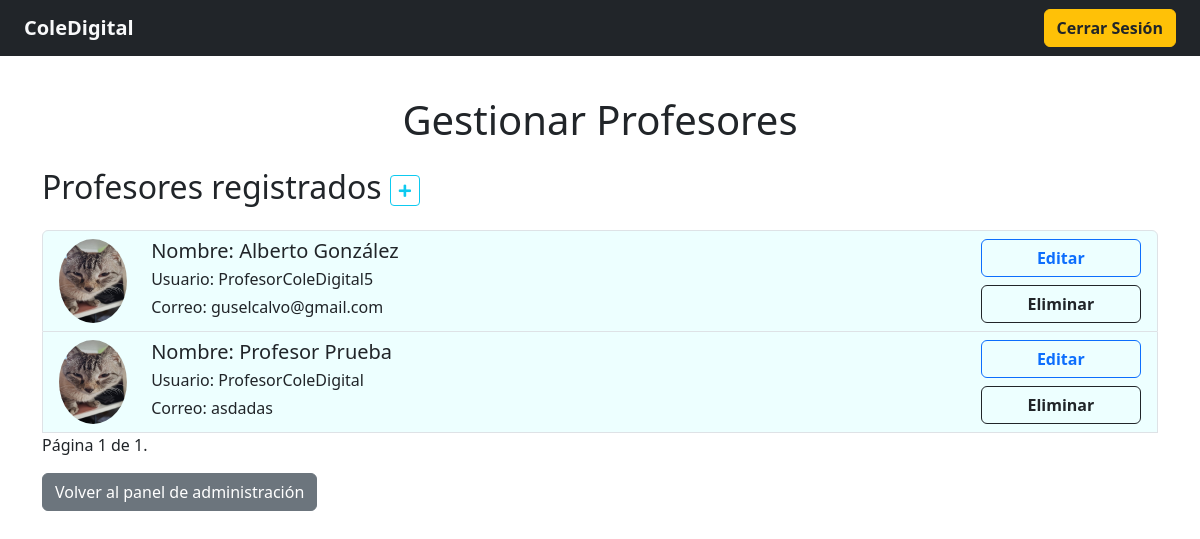
Screenshot of /gestionar_profesores/ (signed in) with the database file from the repository.
### LMS/models.py (models this page shows, shortened)
class Profesor(models.Model):
    user = models.OneToOneField(User, null=True, blank=True, on_delete=models.CASCADE)
    nombre = models.CharField(max_length=200, null=True)
    correo = models.CharField(max_length=200, null=True)

### LMS/decorators.py (the view)
    def wrapper_func(request, *args, **kwargs):
        grupo = None
        if request.user.groups.exists():
            grupo = request.user.groups.all()[0].name
        if grupo != 'admin':
            return redirect('home')
        if grupo == 'admin':
            return view_func(request, *args, **kwargs)

### LMS/views.py (called while the page is built)
@login_required(login_url='login')
@admin
def gestionar_profesores(request):
    profesores = Profesor.objects.all().order_by('nombre')
    paginator = Paginator(profesores, 10)
    pagina = request.GET.get('page')
    page_obj = paginator.get_page(pagina)
    context = {'page_obj': page_obj}
    return render(request, 'gestionar_profesores.html',context)

### templates/gestionar_profesores.html (shortened to what this page needs)
{% extends 'base.html' %}
{% load static %}
{% block content %}
<div class="container mt-4">
    <h1 class=" text-center mb-4">Gestionar Profesores</h1>
    <div class="d-flex align-items-center mb-3">
        <h2>Profesores registrados<a href="{% url 'crear_profesor' %}" class="btn btn-outline-info btn-sm ms-2"><i class="fas fa-plus"></i></a></h2>
    </div>
    <div class="list-group">
        {% for p in page_obj %}
        <div class="list-group-item" style="background-color: #EDFFFF;">
            <div class="row">
                <div class="col-1">
                    <img src="{% static 'img/pepi.jpg' %}" alt="Perfil" class="rounded-circle w-100 h-100">
                </div>
                <div class="col-5">
                    <h5 class="mb-1">Nombre: {{ p.nombre }}</h5>
                    <p class="mb-1">Usuario: {{ p.user.username }}</p>
                    <p class="mb-1">Correo: {{ p.correo }}</p>
                </div>
                <div class="col-2 ms-auto">
                    <a href="#" class="btn btn-outline-primary mb-2 d-block fw-bold">Editar</a>
                    <a href="#" class="btn btn-outline-dark d-block fw-bold eliminar-profesor-btn" data-bs-toggle="modal" data-bs-target="#modal-eliminar-profesor" data-bs-id="{{ p.id }}">Eliminar</a>
                </div>
            </div>
        </div>
        {% endfor %}
        <div class="pagination">
            <span class="step-links">
                <span class="current">
                    Página {{ page_obj.number }} de {{ page_obj.paginator.num_pages }}.
                </span>
            </span>
        </div>
    </div>
    <a href="{% url 'panel_administracion' %}" class="btn btn-secondary mt-3">Volver al panel de administración</a>
</div>
{% endblock %}

### rows the page displays
Profesor: nombre "Alberto González", user.username "ProfesorColeDigital5", correo "guselcalvo@gmail.com"
Profesor: nombre "Profesor Prueba", user.username "ProfesorColeDigital", correo "asdadas"

### other values shown
{{ page_obj.number }} "1"
{{ page_obj.paginator.num_pages }} "1"
